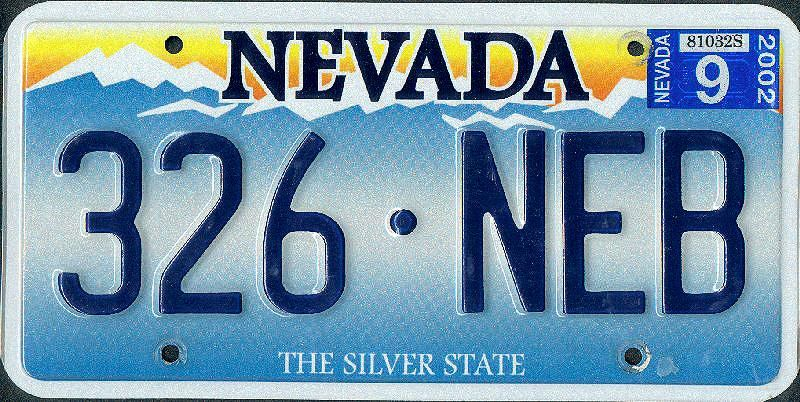
#> input picture Chapter 06. Region Description/images/nevada.jpg, 800 x 402 px
$ jupyter execute --allow-errors '6.2 Region-content description.ipynb'
#> lines starting #> are read from the running program, lines starting #| are printed output that depends on the picture
# 6.2 Region-content description

Unlike shape description techniques, which work with regions' contours, region-content description focuses on characterizing the content of segmented regions through their distribution in the image, their textures, etc. Regarding textures, it gives us information about the spatial arrangement of color or intensities in an image or selected region of an image. Textures can be used to help in segmentation or classification of images. Notice that these methods doesn't require binary images as input.

This notebook covers different region-content description techniques:

- 2D image moments (<a href="#621">section 6.2.1</a>)
- Hu moments (<a href="#622">section 6.2.2</a>)
- Image histogram moments (<a href="#6231">section 6.2.3.1</a>)
- Co-ocurrence matrices (<a href="#6232">section 6.2.3.2</a>)

## Problem context - Car plates

In this notebook, our task is twofold!

### Number-plate detection for UMA

<center></center>$\\[5pt]$

Basically, we have to continue with our number-plate detection work looking for a way to obtain a feature vector that distinguishes each character in a Spanish car plate. In this notebok we will try more advanced methods, like **image moments** or **Hu moments**.

### Identification of the State of a license plate state

An American company contacted us for developing a **texture description method** that describes **a license plate according to its State of origin** instead of the characters appearing. As you may know, USA uses a different license plates for each state in the country:$\\[5pt]$

<center></center>

You will use some region description methods applied to this problem like **co-ocurrence matrices** or **image histogram moments**. Again, your task is to develop a method returning a feature vector that allows for the identification of the State of origin of such license plates.

[cell 1]
import numpy as np
import cv2
import matplotlib.pyplot as plt
import matplotlib
matplotlib.rcParams['figure.figsize'] = (15.0, 8.0)
from scipy import stats

images_path = './images/'

## 6.2.1 Image moments <a id="621"></a>

An **image moment** (2D-moment) is the weighted average (or moment) of the intensity of the pixels in the image/region, or a function combining other moments. Moments usually have some attractive property or interpretation, and they can work in both grayscale and color images. For example, when working with 1 dimension (*e.g.* with a histogram), the moment of order 0 represents the number of pixels in the image, while when dealing with 2 dimensions (*e.g.* an image) it represents its area, that is, the number of white pixels (if the image is binary).

There are 3 main types of moments:

- **Non-central moments:**

  $\hspace{1.2cm}m_{ij} = \sum_{y=1}^{rows}\sum_{x=1}^{cols}x^i y^j I(y,x)$
  $\\[5pt]$
   $\hspace{1.2cm}$where $I(y,x)$ represents the intensity of the pixel in the $(y, x)$ coordinates of image $I$.$\\[5pt]$

- **Central moments:**

  $\hspace{1.2cm}\mu_{ij} = \sum_{y=1}^{rows}\sum_{x=1}^{cols}(x-\overline{x})^i (y-\overline{y})^j I(y,x)$
  $\\[5pt]$
   $\hspace{1.2cm}$being $\left(\overline{x},\overline{y}\right) = \left(\frac{m_{10}}{m_{00}} ,\frac{m_{01}}{m_{00}} \right)$ the centroid of the region. $\\[3pt]$

  When dealing with big images/regions, it is possible to save some computation time computing the central moments using the non-central ones:
$
\hspace{2cm}\mu_{00} = m_{00} \equiv \mu \\
\hspace{2cm}\mu_{01} = 0 \\
\hspace{2cm}\mu_{10} = 0 \\
\hspace{2cm}\mu_{20} = m_{20} - \mu \overline{x}^2\\
\hspace{2cm}\mu_{11} = m_{11} - \mu \overline{x}\,\overline{y}\\
\hspace{2cm}\mu_{02} = m_{02} - \mu \overline{y}^2\\
\hspace{2cm}\mu_{30} = m_{30} - 3m_{20} \overline{x} + 2 \mu \overline{x}^3 \\
\hspace{2cm}\mu_{21} = m_{21} - m_{20} \overline{y} - 2m_{11} \overline{x} + 2\mu \overline{x}^2\overline{y} \\
\hspace{2cm}\mu_{12} = m_{12} - m_{02} \overline{x} - 2m_{11} \overline{y} + 2\mu \overline{y}^2\overline{x}\\
\hspace{2cm}\mu_{03} = m_{03} - 3m_{02} \overline{y} + 2 \mu \overline{y}^3\\[3pt]
$<br />
In general, the following formula can be used to retrieve an arbitrary central moment: $\\[5pt]$
$\hspace{1.2cm}\mu_{pq} = \sum_m^p \sum_n^q {p\choose m}{q\choose n}(-\overline{x})^{(p-m)}(-\overline{y})^{(q-n)}m_{mn}$$\\[5pt]$

- **Scale invariant moments:**$\\[3pt]$<br />
Can be built from from central moments by dividing through a properly scaled zero-th central moment:

$\hspace{2cm} \eta_{ij} = \mu_{ij}\ /\ \mu_{00}^{1+((i+j)/2)}$

$\hspace{2cm}$ where $i + j \ge 2$.

#### <font color="orange">OpenCV pill</font>

OpenCV defines a method for computing some central, non-central and scale-invariant moments called [`cv2.moments()`](https://docs.opencv.org/4.2.0/d3/dc0/group__imgproc__shape.html#ga556a180f43cab22649c23ada36a8a139), which gets:

- working with intensity images: a contour (array of 2D points) delimiting the segmented regions.
- working with grayscale images: the image itself.

This function returns a dictionary containing the computed moments.

### **<span style="color:green"><b><i>ASSIGNMENT 1: Computing image moments</i></b></span>**

**What to do?** Your first tasks is to complete the method `image_moments()`, which applies the previously mentioned [`cv2.moments()`](https://docs.opencv.org/4.2.0/d3/dc0/group__imgproc__shape.html#ga556a180f43cab22649c23ada36a8a139) to a binary image, for example a thresholded image containing the numbers of a plate).

[cell 2]
# Assignment 1
def image_moments(region):
    """ Compute moments of the region in a binary image.

        Args:
            region: Binary image

        Returns:
            moments: dictionary containing all moments of the region
    """

    # Get external contour
    #contours,_ = cv2.findContours(region,cv2.RETR_EXTERNAL ,cv2.CHAIN_APPROX_NONE)
    #cnt = contours[0]

    # Compute moments
    #moments = cv2.moments(cnt)
    moments = cv2.moments(region)

    return moments

You can use the next code to **test if the results are correct**, rounding the output of your `image_moments()` function to have 2 decimals:

[cell 3]
region = np.array([[1,1,1,1,1],[1,0,0,0,1],[1,0,0,1,1],[1,0,1,1,1],[0,0,1,1,1]], dtype=np.uint8)
moments = image_moments(region)

# Round moments for visualization matters
for k, v in moments.items():
    moments[k] = round(v,2)

print(moments)

<font color='blue'>**Expected output  </font>**

    {'m00': 17.0, 'm10': 39.0, 'm01': 32.0, 'm20': 129.0, 'm11': 81.0, 'm02': 98.0, 'm30': 453.0, 'm21': 269.0, 'm12': 257.0, 'm03': 326.0, 'mu20': 39.53, 'mu11': 7.59, 'mu02': 37.76, 'mu30': -24.31, 'mu21': -8.64, 'mu12': 3.61, 'mu03': -0.64, 'nu20': 0.14, 'nu11': 0.03, 'nu02': 0.13, 'nu30': -0.02, 'nu21': -0.01, 'nu12': 0.0, 'nu03': -0.0}

The next code illustrates the moments retrieved from two toy images containing a square, a corner and a line. As you can see, they show differences, so these moments postulate as good descriptors for differentiating them.

Recall some interesting facts:

- Number of white pixels in the image (if binary): $m_{00} = \sum_{y=1}^{rows}\sum_{x=1}^{cols}I(y,x)$
- Centroid: $(\overline{x},\overline{y})=(\frac{m_{10}}{m_{00}}, \frac{m_{01}}{m_{00}})$
- Excentricity: $e=\frac{(\mu_{20}-\mu_{02})^2+4\mu_{11}^2}{(\mu_{20}+\mu_{02})^2}$ *(Ratio of the longest chord and longest perpendicular chord)*

[cell 4]
def print_features(moments):
    print('\n'+'Some features:')
    # Excentricity
    e = ((moments['mu20']-moments['mu02'])**2+4*(moments['mu11']**2))/((moments['mu20']+moments['mu02'])**2)
    print('Centroid (x,y) = (',moments['m10']/moments['m00'],',',
     moments['m01']/moments['m00'],')')
    print('Excentricity e = ', round(e,2), '\n')


im_square = np.array([[0,0,0,0],[0,1,1,1],[0,1,1,1],[0,1,1,1]], dtype=np.uint8)
im_corner = np.array([[0,1,1,1],[0,1,0,0],[0,1,0,0],[0,1,0,0]], dtype=np.uint8)
im_line = np.array([[0,1,0,0],[0,1,0,0],[0,1,0,0],[0,1,0,0]], dtype=np.uint8)

moments_square = image_moments(im_square)
moments_corner = image_moments(im_corner)
moments_line = image_moments(im_line)

for k, v in moments_square.items():
    moments_square[k] = round(v,2)

for k, v in moments_corner.items():
    moments_corner[k] = round(v,2)

for k, v in moments_line.items():
    moments_line[k] = round(v,2)

plt.subplot(131)
plt.imshow(im_square,cmap='gray')
plt.title('Square image')
print('Moments square image: ' + str(moments_square))
print_features(moments_square)

plt.subplot(132)
plt.imshow(im_corner,cmap='gray')
plt.title('Corner image')
print('Moments corner image: ' + str(moments_corner))
print_features(moments_corner)

plt.subplot(133)
plt.imshow(im_line,cmap='gray')
plt.title('Line image')
print('Moments line image:   ' + str(moments_line))
print_features(moments_line)
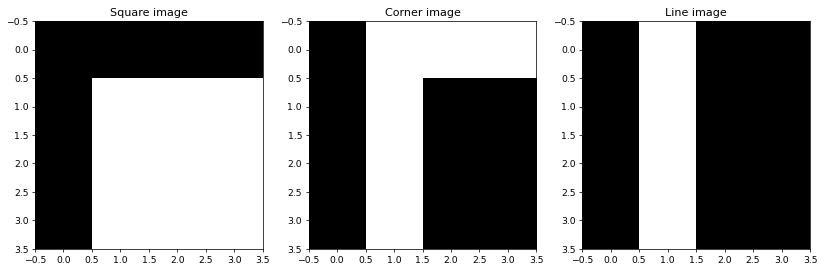
#> figure drawn by matplotlib, 3 panels

### Invariance analysis

Image moments could be good descriptors for addressing the problem posed by UMA. We could compute the moments of a segment region and use them as feature vector $\mathbf{x}=[x_1,\dots,x_n]^T$. Also, as $i$ and $j$ in the previous equations can take any integer, we could have a feature vector of any desired length. For example, if you design a region descriptor system that considers the first three non-central, central, and scale invariant moments, you will use: $\mathbf{x}=[m_{00},m_{10},m_{01},\mu_{20},\mu_{11},\mu_{02},\eta_{20},\eta_{11},\eta_{02}]^T$.

In the context of the number-plate detection problem, the results have to be (at least) position and scale invariants, because a car could stop closer or further away from the camera and in different positions (rotation is not that important).

To check if these moments have such invariances, you are going to compute the moments of a region, as well as of a scaled and rotated versions of it. To visually check the results, we are going to use bar charts, showing the moments for the original, rotated and scaled images, which should look like this:

<center></center>

### **<span style="color:green"><b><i>ASSIGNMENT 2: Checking invariances</i></b></span>**

Complete the method `compare_moments()`, which takes:
- a list of labels for the bar chart, and
- three lists containing the moments of a region, and its rotated and scaled versions.
These methods, using said arguments, plots the chart bar previously showed.

For the plot you can use `plt.bar(labels,values)`, where `labels` is a list of strings (e.g. `keys` of the dictionary of moments) and `values` a list of numbers (e.g. `values` of such dictionary).

[cell 5]
# Assignment 2
# [24 lines left out: function compare_moments, not called in this run]

We are going to separately analyze the invariance of:
- the **non-central** (first 10 values of moment dictionary),
- **central** (following 7), and
- **scale-invariant** (last 7) moments.

*Take a look at the result of the previous assignment to check this!*

First, let's compute the moments from an initial image, a rotated version of it (90 degrees), and a scaled version (by a factor of 2 in both horizontal and vertical axes). Finally show those images.

*Hint: You can rotate a numpy array using [`np.rot90()`](https://docs.scipy.org/doc/numpy/reference/generated/numpy.rot90.html) and scale an image using [`cv2.resize()`](https://docs.opencv.org/4.2.0/da/d54/group__imgproc__transform.html#ga47a974309e9102f5f08231edc7e7529d), although there are many more options.*

[cell 6]
# Read binary image and compute moments
region = cv2.imread(images_path + 'region_6.png',0)
moments = image_moments(region)
#> moments = moments, m00 0

# Rotate image and compute moments
#> (the rest of this cell did not finish here and is left out)

Now, let's start comparing the **Non-central moments** of the three images! *Hint: pay special attention to the scale of the axes in the plot!*

[cell 7]
# Compare results for non-central moments
labels = list(moments.keys())[:10]
#> labels = ['m00', 'm10', 'm01', 'm20', 'm11', 'm02', 'm30', 'm21', 'm12', 'm03']
non_central_moments = list(moments.values())[:10]
#> non_central_moments = [0, 0, 0, 0, 0, 0, 0, 0, 0, 0]
#> (the rest of this cell did not finish here and is left out)

### <font color="blue"><b><i>Thinking about it (1)</i></b></font>

Now, **answer the following questions:**

- Are these moments invariant to rotation?

    <p style="margin: 4px 0px 6px 5px; color:blue"><i>Your answer here!</i></p>

- Are these moments invariant to scale?

    <p style="margin: 4px 0px 0px 5px; color:blue"><i>Your answer here!</i></p>

Let's continue with **central moments**!

[cell 8]
# Compare results for central moments

labels = list(moments.keys())[10:17]
#> labels = ['mu20', 'mu11', 'mu02', 'mu30', 'mu21', 'mu12', 'mu03']
central_moments = list(moments.values())[10:17]
#> central_moments = [0, 0, 0, 0, 0, 0, 0]
#> (the rest of this cell did not finish here and is left out)

### <font color="blue"><b><i>Thinking about it (2)</i></b></font>

Now, **answer the following questions:**

- Are these moments invariant to rotation?

    <p style="margin: 4px 0px 6px 5px; color:blue"><i>Your answer here!</i></p>

- Are these moments invariant to scale?

    <p style="margin: 4px 0px 0px 5px; color:blue"><i>Your answer here!</i></p>

And we conclude with **scale-invariant moments**.

[cell 9]
# Compare results for scale-invariant moments

labels = list(moments.keys())[17:]
#> labels = ['nu20', 'nu11', 'nu02', 'nu30', 'nu21', 'nu12', 'nu03']
invariant_moments = list(moments.values())[17:]
#> invariant_moments = [0, 0, 0, 0, 0, 0, 0]
#> (the rest of this cell did not finish here and is left out)

### <font color="blue"><b><i>Thinking about it (3)</i></b></font>

Now, **answer the following questions:**

- Are these moments invariant to rotation?

    <p style="margin: 4px 0px 6px 5px; color:blue"><i>Your answer here!</i></p>

- Are these moments invariant to scale?

    <p style="margin: 4px 0px 0px 5px; color:blue"><i>Your answer here!</i></p>

## 6.2.2 Hu moments <a id="622"></a>

The **Hu moments** (published in 1962 by Ming-Kuei Hu) are a set of 7 particular moments showing **interesting invariance properties**. They are calculated using scale-invariant ones:

$
\hspace{2cm}v_{1} = \eta_{20} + \eta_{02} \\
\hspace{2cm}v_{2} = (\eta_{20} - \eta_{02}) + 4\eta_{11}^2 \\
\hspace{2cm}v_{3} = (\eta_{20} - 3\eta_{12})^2 + (3\eta_{21} - \eta_{03})^2 \\
\hspace{2cm}v_{4} = (\eta_{30} + \eta_{12})^2 + (\eta_{21} + \eta_{03})^2\\
\hspace{2cm}v_{5} = (\eta_{30}-3\eta_{12})(\eta_{30}+\eta_{12})[(\eta_{30}+\eta_{12})^2 -3(\eta_{21}+\eta_{03})^2] + (3\eta_{21}-\eta_{03})(\eta_{21}+\eta_{03})[3(\eta_{30}+\eta_{12})^2-(\eta_{21} + \eta_{03})^2]\\
\hspace{2cm}v_{6} = (\eta_{20}-\eta_{02})[(\eta_{30}+\eta_{12})^2 -(\eta_{21}-\eta_{03})^2 + 4\eta_{11} (\eta_{30}+\eta_{12})(\eta_{21}+\eta_{03})] \\
\hspace{2cm}v_{7} = (3\eta_{21}-\eta_{03})(\eta_{30}+\eta_{12})[(\eta_{30}+\eta_{12})^2-3(\eta_{30}+\eta_{12})^2]+(\eta_{30}-3\eta_{12})(\eta_{21}+\eta_{03})[3(\eta_{30}+\eta_{12})^2-(\eta_{21}+\eta_{03})^2]\\
$

being:
$
\eta_{pq} = \frac{\mu_{pq}}{\mu^\gamma_{00}} \, \, \, \, \,  \gamma = \frac{p+q}{2}+1
$

#### <font color="orange">OpenCV pill</font>

OpenCV provides a method to retrieve the Hu moments, called (wait for it...) [`cv2.HuMoments()`](https://docs.opencv.org/4.2.0/d3/dc0/group__imgproc__shape.html#gab001db45c1f1af6cbdbe64df04c4e944)!. This method takes as input the dictionary of moments returned by `cv2.moments`. Recall that the scale-invariant moments used for their computation are the `nuij` moments in the dictionary.

### **<span style="color:green"><b><i>ASSIGNMENT 3: Exploring Hu moments invariances</i></b></span>**

Previously, we tested the invariances of non-central, central and scale-invariant moments. Now, **we are interested in checking the invariances of the Hu moments**, so we can verify if they are more suitable for the UMA parking problem.

For that, use your brand-new `compare_moments()` function in the same way as in the previous exercises.

[cell 10]
# Assignment 3

# Read binary image and compute Hu moments
region = cv2.imread(images_path + 'region_J.png',0)
moments = image_moments(region)
hu = cv2.HuMoments(moments)
#> hu = [0, 0, 0, 0, 0, 0, 0]

# Rotate image and compute Hu moments
#> (the rest of this cell did not finish here and is left out)

### <font color="blue"><b><i>Thinking about it (4)</i></b></font>

Now, **answer the following questions:**

- Are these moments invariant to rotation?

    <p style="margin: 4px 0px 6px 5px; color:blue"><i>Your answer here!</i></p>

- Are these moments invariant to scale?

    <p style="margin: 4px 0px 0px 5px; color:blue"><i>Your answer here!</i></p>

- Now that you can deal with different ways to describe a binary region, **what descriptor would you use** for the UMA parking problem? **Why?**

    <p style="margin: 4px 0px 0px 5px; color:blue"><i>Your answer here!</i></p>

## 6.2.3 Texture

The previous techniques are useful for describing the distribution of the regions over the image. There is another brunch of algorithms that pursuit the description of regions by **characterizing the texture of the pixels they enclose**. Such methods measure the spatial arrangement of the colors/intensities in a region, providing information about their smoothness, coarseness, and regularity. In this way, if a region does not present changes in intensity, we say that it is a untextured region.

<center></center>

Usually, texture descriptors have spatial (position, orientation and scale) and radiometric (contrast and brightness) invariance. We are going to explore two of these descriptors:

- 1D moments of the histogram, and
- Gray Level Co-Occurrence Matrix (GLCM)

### 6.2.3.1 1D moments of histogram <a id="6231"></a>

The **central moments of the histogram** of the pixels within a region statistically describes the frequency of their intensities. They permit us to compactly describe the region through a feature vector containing a few features. They are computed using the equation: $\\[5pt]$

$\hspace{2cm} \mu_n = \sum_{i=0}^{255} (z_i - \overline{z})^n h(z_i)$

where $h(z_i)$ represents the value stored in the histogram $h(\cdot)$ for the intensity $z_i$. Keep in mind that:

$
\hspace{2cm} \mu_0=\mu_1=0 \\
\hspace{2cm} \mu_2: \text{variance (contrast)} \\
\hspace{2cm} \mu_3: \text{histogram (skew)} \\
\hspace{2cm} \mu_4: \text{histogram uniformity} \\
$

However, they have a serious drawback: they don't encode pattern structures, so different textures may have similar histograms:

<center></center>

Nevertheless, they can be a good option depending on the application, so do not underestimate them!

### **<span style="color:green"><b><i>ASSIGNMENT 4: Analyizing histograms</i></b></span>**

In order to play a bit with these moments, we move to our second application: the state recognition in USA car plates. Two examples of such license plates: $\\[12pt]$

<center>


    <figcaption>Two examples of USA car plates</figcaption>
</center>

As we can see, the main difference between them is the texture in the plate background, as each state has a different one. Let's try 1D moments of the histogram for describing those textures!

**Your first task** is to plot the histogram of the previous images: `nevada.jpg` and `hawaii.jpg`, and check if the shape of the histograms is enough to differentiate them. *Hint: recall the [`np.ravel()`](https://numpy.org/doc/stable/reference/generated/numpy.ravel.html) function*

[cell 11]
# Assignment 4

# Read images
nevada = cv2.imread(images_path + 'nevada.jpg',0)
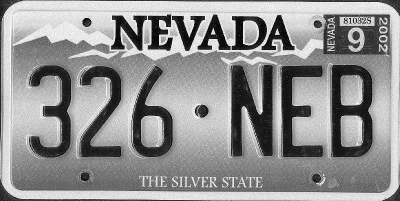
#> nevada: shape (402, 800) (shown at 1/2 size); min 0, max 255, mean 145.2
hawaii = cv2.imread(images_path + 'hawaii.jpg',0)
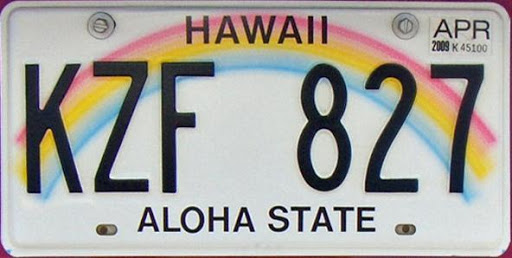
#> input picture Chapter 06. Region Description/images/hawaii.jpg, 512 x 258 px
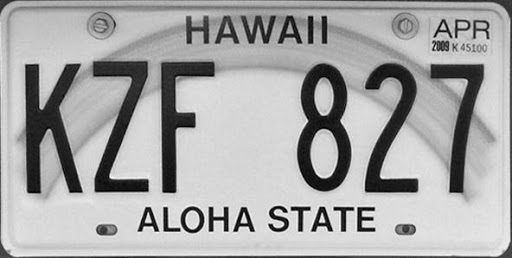
#> hawaii: shape (258, 512); min 0, max 255, mean 166.8

# Show first one histogram
plt.subplot(121)
plt.title("Nevada plate")
plt.hist(nevada.ravel(),256,[0,256])

# And the second one!
plt.subplot(122)
plt.title("Hawaii plate")
plt.hist(hawaii.ravel(),256,[0,256])
plt.show()
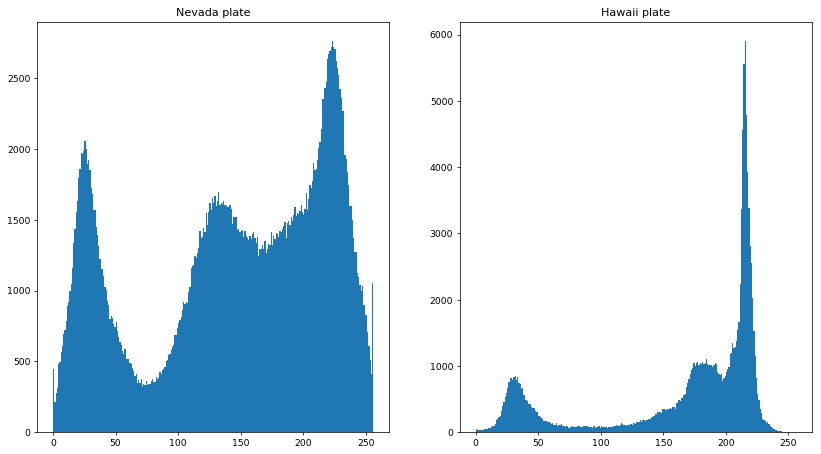
#> figure drawn by matplotlib, 2 panels; panel 1: tallest bar 2759 high, from x = 223 to 224; panel 2: tallest bar 5900 high, from x = 215 to 216

Now, let's complete the method `histogram_moments()` that implements the retrieval of the central moments of the histogram shown above. This method takes as input:

- an image, and
- the number of moments to be calculated

and returns an array containing those moments of the image's histogram.

[cell 12]
def histogram_moments(image,k):
    """ Compute central moments of the histogram of an image.

        Args:
            image: input image
            k: number of moments to compute

        Returns:
            histogram_moments: array containing the histogram moments
    """
#> called with image = array of shape (3, 3), k = 6


    # Compute histogram
    hist = cv2.calcHist([image],[0],None,[256],[0,256]) # Keep the None in this function!

    # Compute mean average intensity/brightness of the image
    z_mean = np.dot(hist[hist.nonzero()[0]].flatten(),hist.nonzero()[0].flatten())/hist[hist.nonzero()[0]].sum()

    # Compute moments
    histogram_moments = np.zeros(k)
    for i in range(k):
        moment = 0.0
        for z in range(1,256):
            moment += float(z-z_mean)**i * float(hist[z])

        histogram_moments[i] = moment/hist.sum()

        # The previous code could be replaced by just one line!
        # histogram_moments[i] = np.average((np.arange(1,256) - z_mean)**i, weights = hist[1:256].flatten())

    return(histogram_moments)

You can use the next code to **test if the results are correct**:

[cell 13]
image = np.array([[10,60,20],[60,22,74],[72,132,2]], dtype=np.uint8)

moments = histogram_moments(image,6)

print(moments)

<font color='blue'>**Expected output: </font>**

    [1.00000000e+00 0.00000000e+00 1.50795062e+03 3.83609108e+04 6.08670794e+06 3.62329032e+08]

#### Invariance analysis

Now that we can obtain the first `k` moments of an image histogram, we are going to see if this method is invariant to scale and rotation. As in the UMA parking problem, our solution must be scale invariant, so let's check if it is.

### **<span style="color:green"><b><i>ASSIGNMENT 5: Checking the invariance of 1D moments</i></b></span>**

**What to do?** Check if **the first six 1D moments** of the histogram of an image, a rotated version of it, and a scaled version, are the same. Use [`np.array_equal()`](https://docs.scipy.org/doc/numpy/reference/generated/numpy.array_equal.html) for that.

[cell 14]
# Assignment 5

# Read image and compute histogram moments
image = cv2.imread(images_path + 'hawaii.jpg',0)
moments = histogram_moments(image,6)
#> moments = [1, 0.0682, 4300.7, -350608.7, 56765429.9, -7.16e+09]

# Rotate image and compute histogram moments
image_rotated = np.rot90(image)
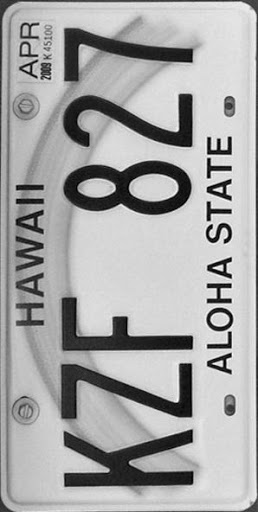
#> image_rotated: shape (512, 258); min 0, max 255, mean 166.8
moments_rotated = histogram_moments(image_rotated,6)
#> (the rest of the program and of its run is left out)
